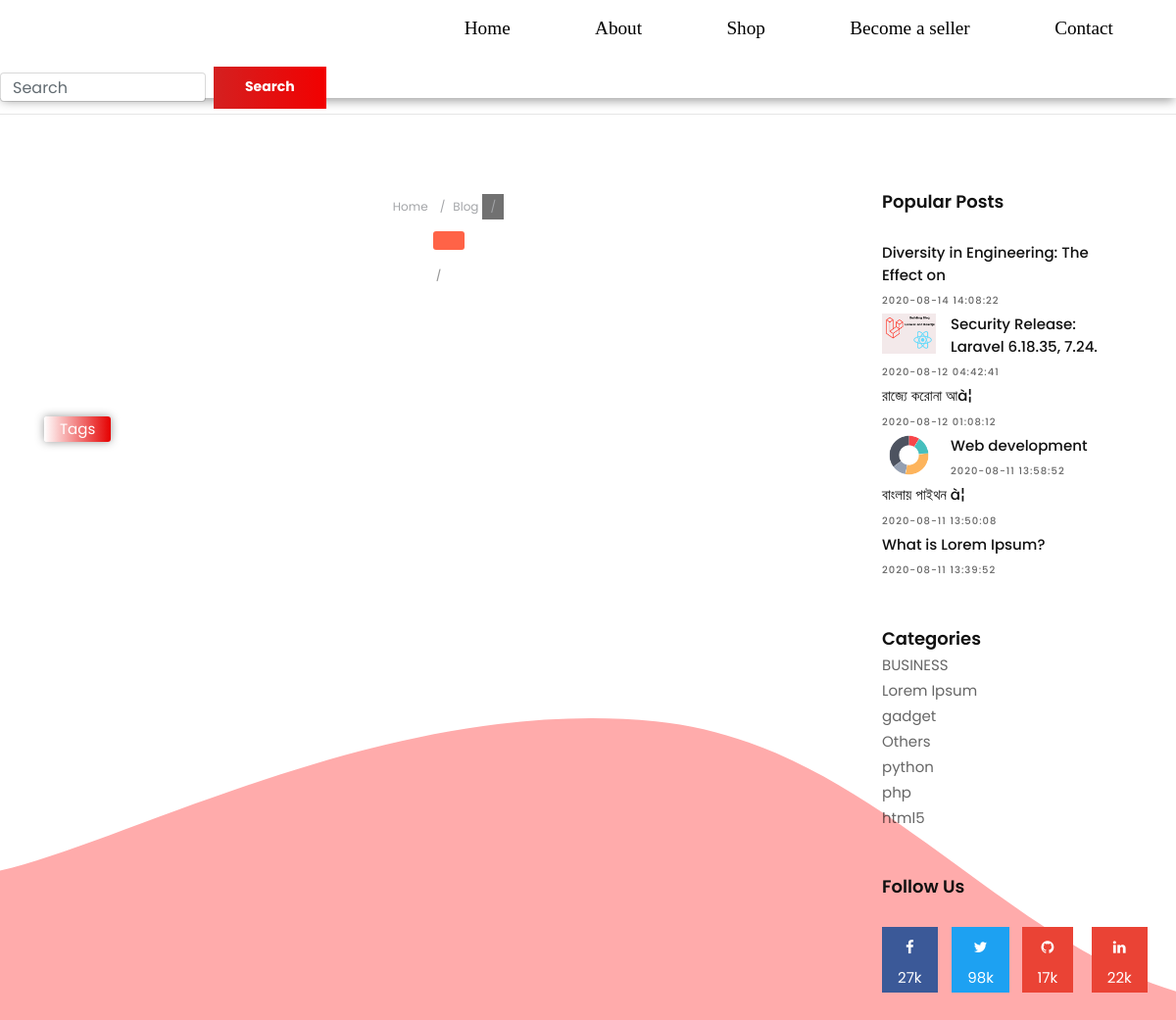
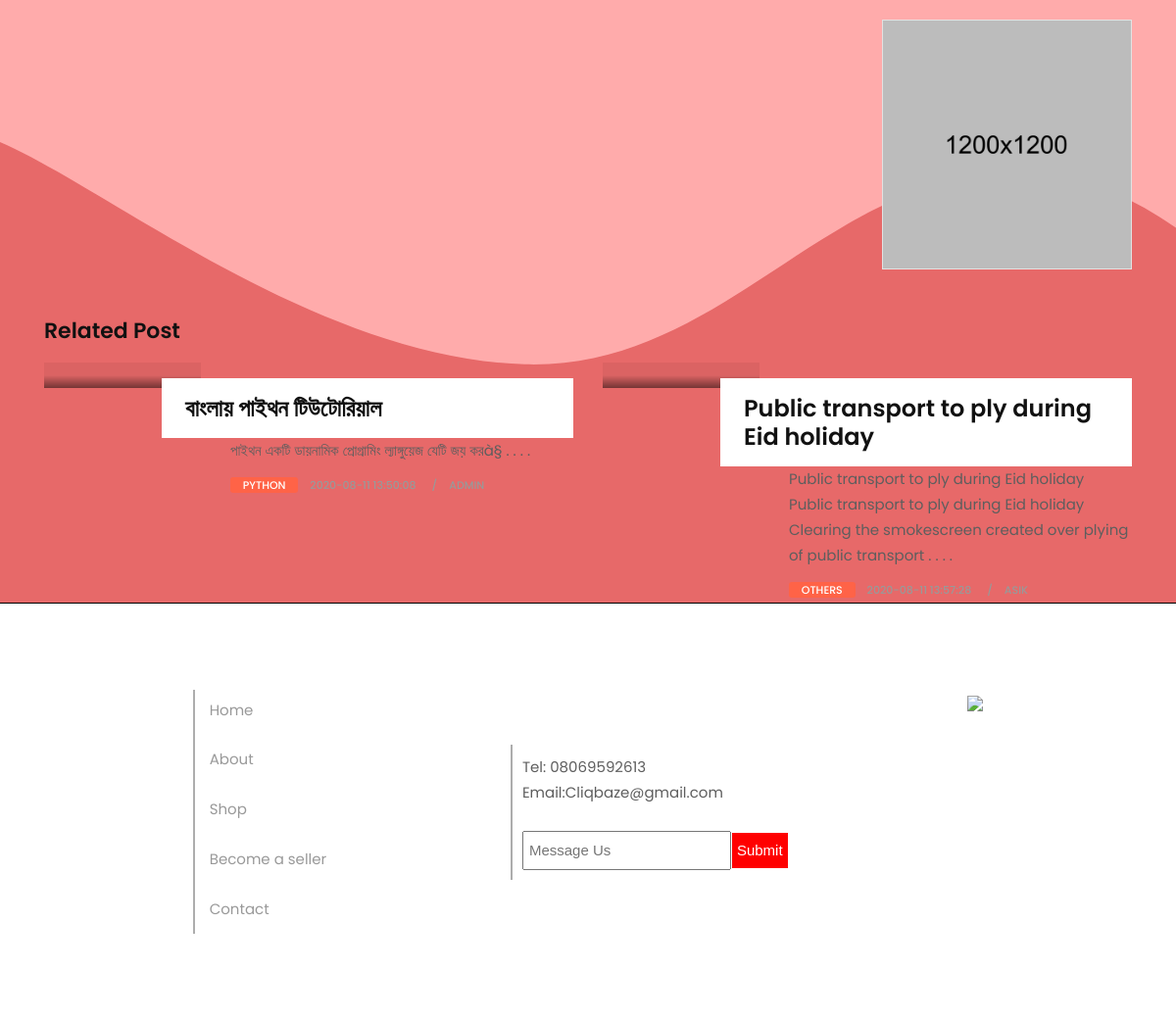
The app's page /Blog-php/singlepage.php with its own data (2 pictures, top to bottom).
### tables this page shows
CREATE TABLE `blog` (
  `id` int(3) NOT NULL,
  `cat_id` int(3) NOT NULL,
  `title` varchar(255) NOT NULL,
  `content` text NOT NULL,
  `tag` text NOT NULL,
  `admin` varchar(100) NOT NULL,
  `status` tinyint(1) NOT NULL,
  `rate` tinyint(2) NOT NULL,
  `image` varchar(255) NOT NULL,
  `date` timestamp NOT NULL DEFAULT current_timestamp()
);

CREATE TABLE `categories` (
  `id` int(2) NOT NULL,
  `category_name` varchar(100) NOT NULL,
  `status` tinyint(2) NOT NULL,
  `create_time` timestamp NOT NULL DEFAULT current_timestamp(),
  `admin_name` varchar(70) NOT NULL
);

### Blog-php/app/classes/Database.php (called while the page is built, shortened)
<?php
class Database
{
    public static function db()
    {
        $link = mysqli_connect('localhost:3306','root','','blog_oop');
        return $link;
    }
}

### Blog-php/app/classes/post.php (called while the page is built, shortened)
<?php
class Post
{
    public  static  function showPopulerlPost(){
        $sql = "SELECT blog.*, categories.category_name FROM blog INNER JOIN categories ON blog.cat_id = categories.id WHERE blog.rate = 1 ORDER BY id DESC ";
        $result = mysqli_query(Database::db(),$sql);
        if($result){
            return $result;
        }else{
            return false;
        }
    }
    public static function relatedPost(){
        $rand1 = rand(1,5);
        $rand2 = rand(1,3);
        $sql = "SELECT blog.*, categories.category_name FROM blog INNER JOIN categories ON blog.cat_id = categories.id WHERE blog.status = 1 LIMIT $rand1,$rand2 ";
        $result = mysqli_query(Database::db(),$sql);
        if($result){
            $row = mysqli_num_rows($result);
            if($row>0){
                return $result;
            }
            return false;
        }else{
            return false;
        }
    }
}

### Blog-php/app/classes/Category.php (called while the page is built, shortened)
<?php
class Category
{
    public  static  function activeCategories(){
        $sql = "SELECT * FROM `categories` WHERE `status` = 1 ORDER BY id DESC";
        $res = mysqli_query(Database::db(),$sql);
        if($res){
            return $res;
        }else{
            return false;
        }
    }
}

### Blog-php/app/classes/Site.php (called while the page is built, shortened)
<?php
class Site
{
    public  static  function displaySocialLink(){
        $sql = "SELECT * FROM `social_links`";
        $result = mysqli_query(Database::db(),$sql);
        if($result){
            return $result;
        }else{
            return false;
        }
    }
}

### Blog-php/app/classes/Helper.php (called while the page is built, shortened)
<?php
class Helper
{
    public  static  function textShort($text,$limit = 400){
        $text = $text . " ";
        $text = substr($text,0,$limit);
        $text = $text . " . . . .";
        return $text;
    }
}

### Blog-php/singlepage.php (the view, shortened to what this page needs)
<?php require_once 'header.php';
?>
<div class="col-lg-9 col-md-12 col-sm-12 col-xs-12">
    <div class="page-wrapper">
        <div class="blog-title-area text-center">
            <ol class="breadcrumb hidden-xs-down">
                <li class="breadcrumb-item"><a href="#">Home</a></li>
                <li class="breadcrumb-item"><a href="#">Blog</a></li>
                <li class="breadcrumb-item active"><?= $postData['title'] ?></li>
            </ol>
            <span class="color-orange"><a href="" title=""><?= $postData['category_name'] ?></a></span>
            <div class="blog-meta big-meta">
                <small><a href="tech-single.html" title=""><?= $postData['date'] ?></a></small>
                <small><a href="tech-author.html" title=""><?= $postData['admin'] ?></a></small>
            </div>
        </div>
        <div class="single-post-media text-center">
        </div>
        <div class="blog-title-area mt-5">
            <div class="tag-cloud-single">
                <span>Tags</span>
                <small><a href="#" title=""><?= $postData['tag'] ?></a></small>
            </div>
        </div>
    </div>
</div>
<?php require_once 'sidebar.php'; ?>
<div class="container">
    <h3>Related Post</h3>
    <div class="row">
        <?php
        $ob = Post::relatedPost();
        while ($rp = mysqli_fetch_assoc($ob)) { ?>
        <div class="col-md-6">
            <div class="blog-list clearfix">
                <div class="blog-box row">
                    <div class="col-md-4">
                        <div class="post-media">
                            <a href="singlepage.php?id=<?= $rp['id'] ?>" title="">
                                <div class="hovereffect"></div>
                            </a>
                        </div>
                    </div>
                    <div class="blog-meta big-meta col-md-8">
                        <h4><a href="singlepage.php?id=<?= $rp['id'] ?>" title=""><?= $rp['title'] ?></a></h4>
                        <p><?php
                            $txt = $rp['content'];
                            echo   \App\classes\Helper::textShort("$txt",150);
                            ?></p>
                        <small class="firstsmall"><a class="bg-orange" href="singlepage.php?id=<?= $rp['id'] ?>"
                                title="Category"><?= $rp['category_name'] ?></a></small>
                        <small><a title="Date and Time"><?= $rp['date'] ?></a></small>
                        <small><a title="Author or Media"><?= $rp['admin'] ?></a></small>
                    </div>
                </div>
            </div>
        </div>
        <?php } ?>
    </div>
</div>
<?php require_once 'footer.php'; ?>

### Blog-php/sidebar.php (shortened to what this page needs)
<div class="col-lg-3 col-md-12 col-sm-12 col-xs-12">
    <div class="sidebar">
        <div class="widget">
            <h2 class="widget-title">Popular Posts</h2>
            <div class="blog-list-widget">
                <div class="list-group">
                    <?php
                    while ($row1 = mysqli_fetch_assoc($populer)){
                        ?>
                        <a href="singlepage.php?id=<?= $row1['id'] ?>" class="list-group-item list-group-item-action flex-column align-items-start">
                            <div class="w-100 last-item justify-content-between">
                                <img src="uploads/<?= $row1['image'] ?>" alt="" class="img-fluid float-left">
                                <h5 class="mb-1"><?= substr($row1['title'],0,40) ?></h5>
                                <small><?= $row1['date'] ?></small>
                            </div>
                        </a>
                    <?php } ?>
                </div>
            </div>
        </div>
        <div class="widget">
            <h2 class="widget-title" style="margin-bottom: 5px;">Categories</h2>
            <div class="blog-list-widget">
                <div class="list-group">
                    <?php
                    $categories = Category::activeCategories();
                    while ($row2 = mysqli_fetch_assoc($categories)){
                    ?>
                    <p style="margin-bottom: 0px;border-bottom: 1px solid #cc"><a href="index.php?id=<?= $row2['id']?>&catwisepost"><?= $row2['category_name'] ?></a></p>
                    <?php } ?>
                </div>
            </div>
        </div>
        <?php
        $ob = Site::displaySocialLink();
        $data = mysqli_fetch_assoc($ob);
        ?>
        <div class="widget">
            <h2 class="widget-title">Follow Us</h2>
            <div class="row text-center">
                <div class="col-lg-3 col-md-3 col-sm-3 col-xs-6">
                    <a href="<?= $data['facebook']?>" class="social-button facebook-button">
                        <i class="fa fa-facebook"></i>
                        <p>27k</p>
                    </a>
                </div>
                <div class="col-lg-3 col-md-3 col-sm-3 col-xs-6">
                    <a href="<?= $data['twitter']?>" class="social-button twitter-button">
                        <i class="fa fa-twitter"></i>
                        <p>98k</p>
                    </a>
                </div>
                <div class="col-lg-3 col-md-3 col-sm-3 col-xs-6">
                    <a href="<?= $data['github']?>" class="social-button google-button">
                        <i class="fa fa-github"></i>
                        <p>17k</p>
                    </a>
                </div>
                <div class="col-lg-3 col-md-3 col-sm-3 col-xs-6">
                    <a href="<?= $data['linkedin']?>" class="social-button google-button">
                        <i class="fa fa-linkedin"></i>
                        <p>22k</p>
                    </a>
                </div>
            </div>
        </div>
        <div class="widget">
            <div class="banner-spot clearfix">
                <div class="banner-img">
                    <img src="upload/banner_03.jpg" alt="" class="img-fluid">
                </div>
            </div>
        </div>
    </div>
</div>

### Blog-php/Home.css (style rules this page uses)
body { margin: 0; background-image: url('Red2.svg'); background-repeat: no-repeat; background-size: cover; background-attachment: fixed; }
li { list-style: none; }
a { text-decoration: none; }
.container { max-width: 80%; margin:auto; }
* { box-sizing: border-box; }
body { font-family: Verdana, sans-serif; }
img { vertical-align: middle; }
.active { background-color: #717171; }

### Blog-php/assets/css/colors.css (style rules this page uses)
.tag-cloud-single span, .page-title i, .btn:hover, .sitemap-wrapper .year, .btn:focus, .navbar-inverse .navbar-toggler { color: #ffffff !important; background-color: #3197d6; }

### Blog-php/assets/css/version/tech.css (style rules this page uses)
body { background-color: #ffffff; }
h1, h2, h3, h4, h5, body, .navbar-toggleable-md .navbar-nav .nav-link, .market-header, .btn, .dropdown-item, .form-control, p { font-family: 'Poppins', serif !important; }
h1, h2, h3, h4, h5 { font-weight: 600; }
.blog-meta.big-meta h4 { font-size: 24px; }
.banner-spot { padding: 0 !important; border: 1px solid #e2e2e2; }
.blog-meta small a, .blog-meta small { font-weight: 500; color: #999 !important; }
.social-button { background-color: #dddddd; display: table; padding: 0.5rem 1rem; color: #ffffff !important; position: relative; width: 100%; }
.social-button .fa { color: #ffffff !important; }
.social-button p { margin: 10px 0 0; padding: 0; color: #ffffff !important; line-height: 1; }
.facebook-button { background-color: #3b5998; }
.twitter-button { background-color: #1da1f2; }
.google-button { background-color: #ea4335; }
.blog-meta .bg-orange { color: #ffffff !important; padding: 0 0.8rem; border-radius: 3px; }
.blog-meta small.firstsmall:after { content: "" !important; padding-left: 0; }
.blog-title-area span a { font-size: 13px; }
.bg-orange { background-color: #FF6347 !important; }
.page-title .bg-orange, .masonry-box:hover .blog-meta span.bg-orange, .color-orange a { background-color: #FF6347 !important; }
.tag-cloud-single span, .navbar-inverse { color: #ffffff !important; box-shadow: 0 0 10px rgba(0, 0, 0, 0.4); background: rgba(0, 0, 0, 0) linear-gradient(to right, #ffffff 0px, #e50000 100%) repeat scroll 0 0 !important }

### records on screen
blog: title "Diversity in Engineering: The Effect on", date "2020-08-14 14:08:22"
blog: image (picture), title "Security Release: Laravel 6.18.35, 7.24.", date "2020-08-12 04:42:41"
blog: title "রাজ্যে করোনা আà¦", date "2020-08-12 01:08:12"
blog: image (picture), title "Web development", date "2020-08-11 13:58:52"
blog: title "বাংলায় পাইথন à¦", date "2020-08-11 13:50:08", title "বাংলায় পাইথন টিউটোরিয়াল", content "পাইথন একটি ডায়নামিক প্রোগ্রামিং ল্যাঙ্গুয়েজ যেটি জয় করà§ . . . .", categories.category_name "PYTHON"
blog: title "What is Lorem Ipsum?", date "2020-08-11 13:39:52"
categories: category_name "BUSINESS"
categories: category_name "Lorem Ipsum"
categories: category_name "gadget"
categories: category_name "Others"
categories: category_name "python"
categories: category_name "php"
categories: category_name "html5"
blog: title "Public transport to ply during Eid holiday", content "Public transport to ply during Eid holiday Public transport to ply during Eid holiday Clearing the smokescreen created over plying of public transport . . . .", categories.category_name "OTHERS"
